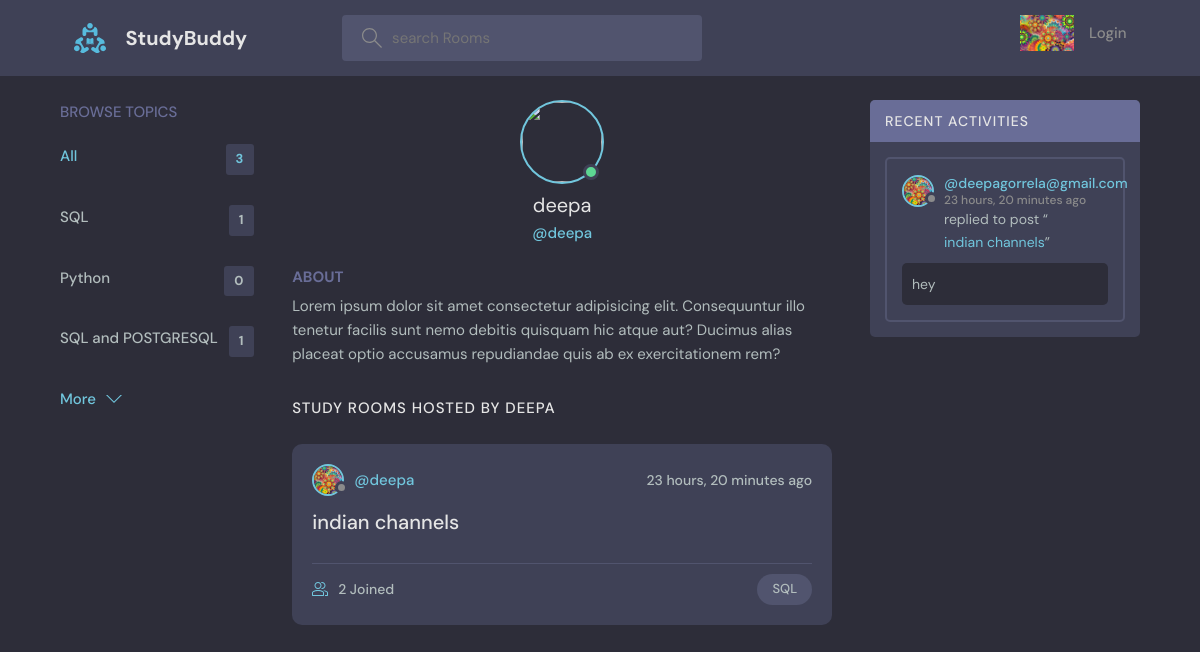
Page /profile/1/ on the committed database.
### base/models.py (models this page shows, shortened)
class User(AbstractUser):
   name = models.CharField(max_length=200,null=True,)
   email = models.EmailField(unique=True,null=True)
   bio = models.TextField(null=True)
   avatar=models.ImageField(null=True,default="avatar.svg")
   USERNAME_FIELD='email'
   REQUIRED_FIELDS=[]

class Topic(models.Model):
    name=models.CharField(max_length=200)

class Room(models.Model):
    host=models.ForeignKey(User, on_delete=models.SET_NULL, null=True)
    topic=models.ForeignKey(Topic, on_delete=models.SET_NULL, null=True)
    name = models.CharField(max_length=200)
    description = models.TextField(null=True,blank=True)#null is allowed
    participants = models.ManyToManyField(User,related_name='participants',blank=True)
    updated = models.DateTimeField(auto_now=True)
    created = models.DateTimeField(auto_now_add=True)#initial time stamp
    class Meta:
        ordering = ['-updated','-created']
    def __str__(self):
        return self.name

class Message(models.Model):
    user = models.ForeignKey(User, on_delete=models.CASCADE)
    room = models.ForeignKey(Room, on_delete=models.CASCADE)
    body = models.TextField()
    updated = models.DateTimeField(auto_now=True)
    created = models.DateTimeField(auto_now_add=True)#initial time stamp
    class Meta:
        ordering = ['-updated','-created']
    def __str__(self):
        return self.body[0:50]

### base/views.py (the view)
# urls.py: path('profile/<str:pk>/',views.userProfile,name="user-profile"),
def userProfile(request,pk):
    user=User.objects.get(id=pk)
    rooms=user.room_set.all()
    room_messages= user.message_set.all()
    print(room_messages)
    topics=Topic.objects.all()
    context={'user':user,'rooms':rooms,'room_messages':room_messages,'topics':topics}
    return render(request,'base/profile.html',context)

### base/templates/base/profile.html (shortened to what this page needs)
{% extends 'main.html' %}
{% block content %}
  <main class="layout layout--3">
    <div class="container">
      {%include 'base/topics_component.html'%}
      <div class="roomList">
        <div class="profile">
          <div class="profile__avatar">
            <div class="avatar avatar--large active">
              <img src="{{request.user.avatar.url}}" />
            </div>
          </div>
          <div class="profile__info">
            <h3>{{user.username}}</h3>
            <p>@{{user.username}}</p>
          </div>
          <div class="profile__about">
            <h3>About</h3>
            <p>
              Lorem ipsum dolor sit amet consectetur adipisicing elit. Consequuntur illo tenetur
              facilis sunt nemo debitis quisquam hic atque aut? Ducimus alias placeat optio
              accusamus repudiandae quis ab ex exercitationem rem?
            </p>
          </div>
        </div>
        <div class="roomList__header">
          <div>
            <h2>Study Rooms Hosted by {{user.username}}</a>
            </h2>
          </div>
        </div>
        {% include 'base/feed_component.html' %}
      </div>
      {% include 'base/activity_component.html' %}
    </div>
  </main>
{% endblock %}

### templates/navbar.html (shortened to what this page needs)
{% load static %}
<header class="header header--loggedIn">
    <div class="container">
      <a href="{% url 'home' %}" class="header__logo">
        <img src="{% static 'images/logo.svg'%}" />
        <h1>StudyBuddy</h1>
      </a>
      <form class="header__search" method="GET" action="{% url 'home' %}">
        <label>
          <input type="text" name="q" placeholder="search Rooms"/>
        </label>
      </form>
      <nav class="header__menu">
        {% if request.user.is_authenticated %}
        <div class="header__user">
          <a href="{% url 'user-profile' request.user.id %}">
            <div class="avatar avatar--medium active">
              <img src="{{request.user.avatar.url}}" />
            </div>
            <p><span>Hello {{request.user.username}}</span>
              @{{request.user.username}}
            </p>
          </a>
          <button class="dropdown-button">
            <svg version="1.1" xmlns="http://www.w3.org/2000/svg" width="32" height="32" viewBox="0 0 32 32">
              <title>chevron-down</title>
              <path d="M16 21l-13-13h-3l16 16 16-16h-3l-13 13z"></path>
            </svg>
          </button>
        </div>
       {% else %}
        <a href="{% url 'login' %}">
        <img src="{{user.avatar.url}}" />
          <p>Login</p>
        </a>
        {% endif %}
      </nav>
    </div>
  </header>

### base/templates/base/topics_component.html
<div class="topics">
  <div class="topics__header">
    <h2>Browse Topics</h2>
  </div>
  <ul class="topics__list">
    <li>
      <a href="{% url 'home' %}" class="active">All <span>{{topics.count}}</span></a>
    </li>
    {% for topic in topics %}
    <li>
      <a href="{% url 'home' %}?q={{topic.name}}">{{topic.name}} <span>{{topic.room_set.all.count}}</span></a>
    </li>
    {% endfor %}
  </ul>
  <a class="btn btn--link" href="{% url 'topics' %}">
    More
    <svg version="1.1" xmlns="http://www.w3.org/2000/svg" width="32" height="32" viewBox="0 0 32 32">
      <title>chevron-down</title>
      <path d="M16 21l-13-13h-3l16 16 16-16h-3l-13 13z"></path>
    </svg>
  </a>
</div>

### base/templates/base/feed_component.html (shortened to what this page needs)
{% for room in rooms %}
<div class="roomListRoom">
    <div class="roomListRoom__header">
      <a href="{% url 'user-profile' room.host.id %}" class="roomListRoom__author">
        <div class="avatar avatar--small">
          <img src="{{room.host.avatar.url}}" />
        </div>
        <span>@{{room.host.username}}</span>
      </a>
      <div class="roomListRoom__actions">
        <span>{{room.created|timesince}} ago</span>
      </div>
    </div>
    <div class="roomListRoom__content">
      <a href="{% url 'room' room.id %}"> {{room.name}}</a>
    </div>
    <div class="roomListRoom__meta">
      <a href="{% url 'room' room.id %}" class="roomListRoom__joined">
       {{room.participants.all.count}} Joined
      </a>
      <p class="roomListRoom__topic">{{room.topic.name}}</p>
    </div>
    </div>
{% endfor %}

### base/templates/base/activity_component.html (shortened to what this page needs)
<div class="activities">
  <div class="activities__header">
    <h2>Recent Activities</h2>
  </div>
  {% for message in room_messages %}
  <div class="activities__box">
    <div class="activities__boxHeader roomListRoom__header">
      <a href="{% url 'user-profile' message.user.id %}" class="roomListRoom__author">
        <div class="avatar avatar--small">
          <img src="{{message.user.avatar.url}}" />
        </div>
        <p>
          @{{message.user}}
          <span>{{message.created|timesince}} ago</span>
        </p>
      </a>
    </div>
    <div class="activities__boxContent">
      <p>replied to post “<a href="{% url 'room'  message.room.id %}">{{ message.room}}</a>”</p>
      <div class="activities__boxRoomContent">
        {{message.body}}
      </div>
    </div>
  </div>
  {% endfor %}
</div>

### rows in the picture
User: avatar (picture), username "deepa", username "DEEPA"
Topic: name "SQL", room_set.all.count "1"
Topic: name "Python", room_set.all.count "0"
Topic: name "SQL and POSTGRESQL", room_set.all.count "1"
Room: host.avatar (picture), host.username "deepa", created "23 hours, 20 minutes", name "indian channels", participants.all.count "2", topic.name "SQL"
Message: user.avatar (picture), user "deepagorrela@gmail.com", created "23 hours, 20 minutes", room "indian channels", body "hey"

### other values in the picture
{{ topics.count }} "3"
